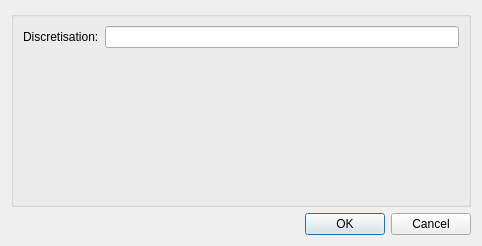
<?xml version="1.0" encoding="UTF-8"?>
<ui version="4.0">
 <class>Dialog</class>
 <widget class="QDialog" name="Dialog">
  <property name="geometry">
   <rect>
    <x>0</x>
    <y>0</y>
    <width>482</width>
    <height>246</height>
   </rect>
  </property>
  <property name="windowTitle">
   <string>Configure Fieldwork Model Triangulation Step</string>
  </property>
  <layout class="QGridLayout" name="gridLayout">
   <item row="0" column="0">
    <widget class="QGroupBox" name="configGroupBox">
     <property name="title">
      <string/>
     </property>
     <layout class="QFormLayout" name="formLayout">
      <property name="fieldGrowthPolicy">
       <enum>QFormLayout::AllNonFixedFieldsGrow</enum>
      </property>
      <item row="0" column="0">
       <widget class="QLabel" name="discLabel">
        <property name="text">
         <string>Discretisation:</string>
        </property>
       </widget>
      </item>
      <item row="0" column="1">
       <widget class="QLineEdit" name="discLineEdit"/>
      </item>
     </layout>
    </widget>
   </item>
   <item row="1" column="0">
    <widget class="QDialogButtonBox" name="buttonBox">
     <property name="orientation">
      <enum>Qt::Horizontal</enum>
     </property>
     <property name="standardButtons">
      <set>QDialogButtonBox::Cancel|QDialogButtonBox::Ok</set>
     </property>
    </widget>
   </item>
  </layout>
 </widget>
 <tabstops>
  <tabstop>discLineEdit</tabstop>
  <tabstop>buttonBox</tabstop>
 </tabstops>
 <resources/>
 <connections>
  <connection>
   <sender>buttonBox</sender>
   <signal>accepted()</signal>
   <receiver>Dialog</receiver>
   <slot>accept()</slot>
   <hints>
    <hint type="sourcelabel">
     <x>240</x>
     <y>223</y>
    </hint>
    <hint type="destinationlabel">
     <x>240</x>
     <y>122</y>
    </hint>
   </hints>
  </connection>
  <connection>
   <sender>buttonBox</sender>
   <signal>rejected()</signal>
   <receiver>Dialog</receiver>
   <slot>reject()</slot>
   <hints>
    <hint type="sourcelabel">
     <x>240</x>
     <y>223</y>
    </hint>
    <hint type="destinationlabel">
     <x>240</x>
     <y>122</y>
    </hint>
   </hints>
  </connection>
 </connections>
</ui>
